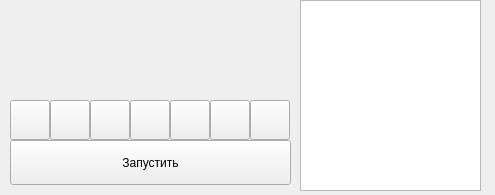
<?xml version="1.0" encoding="UTF-8"?>
<ui version="4.0">
 <class>MainWindow</class>
 <widget class="QMainWindow" name="MainWindow">
  <property name="geometry">
   <rect>
    <x>0</x>
    <y>0</y>
    <width>495</width>
    <height>195</height>
   </rect>
  </property>
  <property name="sizePolicy">
   <sizepolicy hsizetype="Fixed" vsizetype="Fixed">
    <horstretch>0</horstretch>
    <verstretch>0</verstretch>
   </sizepolicy>
  </property>
  <property name="minimumSize">
   <size>
    <width>495</width>
    <height>195</height>
   </size>
  </property>
  <property name="maximumSize">
   <size>
    <width>495</width>
    <height>195</height>
   </size>
  </property>
  <property name="contextMenuPolicy">
   <enum>Qt::ContextMenuPolicy::NoContextMenu</enum>
  </property>
  <property name="windowTitle">
   <string>FLauncher</string>
  </property>
  <property name="windowIcon">
   <iconset>
    <normaloff>assets/frog_launcher_icon.png</normaloff>assets/frog_launcher_icon.png</iconset>
  </property>
  <property name="autoFillBackground">
   <bool>true</bool>
  </property>
  <property name="toolButtonStyle">
   <enum>Qt::ToolButtonStyle::ToolButtonIconOnly</enum>
  </property>
  <widget class="QWidget" name="centralwidget">
   <widget class="QPushButton" name="pushButton_run">
    <property name="geometry">
     <rect>
      <x>10</x>
      <y>140</y>
      <width>281</width>
      <height>45</height>
     </rect>
    </property>
    <property name="text">
     <string>Запустить</string>
    </property>
   </widget>
   <widget class="QLabel" name="top_image">
    <property name="geometry">
     <rect>
      <x>-10</x>
      <y>0</y>
      <width>301</width>
      <height>91</height>
     </rect>
    </property>
    <property name="text">
     <string/>
    </property>
    <property name="pixmap">
     <pixmap>../assets/emptybanner.png</pixmap>
    </property>
   </widget>
   <widget class="QPushButton" name="pushButton_folder">
    <property name="geometry">
     <rect>
      <x>130</x>
      <y>100</y>
      <width>40</width>
      <height>40</height>
     </rect>
    </property>
    <property name="text">
     <string/>
    </property>
    <property name="icon">
     <iconset>
      <normaloff>../assets/folder.png</normaloff>../assets/folder.png</iconset>
    </property>
   </widget>
   <widget class="QPushButton" name="pushButton_config">
    <property name="geometry">
     <rect>
      <x>90</x>
      <y>100</y>
      <width>40</width>
      <height>40</height>
     </rect>
    </property>
    <property name="text">
     <string/>
    </property>
    <property name="icon">
     <iconset>
      <normaloff>../assets/settings.png</normaloff>../assets/settings.png</iconset>
    </property>
   </widget>
   <widget class="QPushButton" name="pushButton_reload">
    <property name="geometry">
     <rect>
      <x>170</x>
      <y>100</y>
      <width>40</width>
      <height>40</height>
     </rect>
    </property>
    <property name="text">
     <string/>
    </property>
    <property name="icon">
     <iconset>
      <normaloff>../assets/reload.png</normaloff>../assets/reload.png</iconset>
    </property>
   </widget>
   <widget class="QPushButton" name="pushButton_download">
    <property name="geometry">
     <rect>
      <x>50</x>
      <y>100</y>
      <width>40</width>
      <height>40</height>
     </rect>
    </property>
    <property name="text">
     <string/>
    </property>
    <property name="icon">
     <iconset>
      <normaloff>../assets/download.png</normaloff>../assets/download.png</iconset>
    </property>
   </widget>
   <widget class="QPushButton" name="pushButton_create">
    <property name="geometry">
     <rect>
      <x>10</x>
      <y>100</y>
      <width>40</width>
      <height>40</height>
     </rect>
    </property>
    <property name="text">
     <string/>
    </property>
    <property name="icon">
     <iconset>
      <normaloff>../assets/plus.png</normaloff>../assets/plus.png</iconset>
    </property>
   </widget>
   <widget class="QListWidget" name="list_view">
    <property name="geometry">
     <rect>
      <x>300</x>
      <y>0</y>
      <width>181</width>
      <height>191</height>
     </rect>
    </property>
   </widget>
   <widget class="QPushButton" name="pushButton_log">
    <property name="geometry">
     <rect>
      <x>210</x>
      <y>100</y>
      <width>40</width>
      <height>40</height>
     </rect>
    </property>
    <property name="text">
     <string/>
    </property>
    <property name="icon">
     <iconset>
      <normaloff>../assets/notepad.png</normaloff>../assets/notepad.png</iconset>
    </property>
   </widget>
   <widget class="QPushButton" name="pushButton_exit">
    <property name="geometry">
     <rect>
      <x>250</x>
      <y>100</y>
      <width>40</width>
      <height>40</height>
     </rect>
    </property>
    <property name="text">
     <string/>
    </property>
    <property name="icon">
     <iconset>
      <normaloff>../assets/exit.png</normaloff>../assets/exit.png</iconset>
    </property>
   </widget>
  </widget>
 </widget>
 <resources/>
 <connections/>
</ui>
